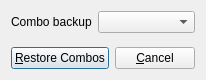
<?xml version="1.0" encoding="UTF-8"?>
<ui version="4.0">
 <class>BackupRestoreDialog</class>
 <widget class="QDialog" name="BackupRestoreDialog">
  <property name="geometry">
   <rect>
    <x>0</x>
    <y>0</y>
    <width>182</width>
    <height>80</height>
   </rect>
  </property>
  <property name="windowTitle">
   <string>Restore Combo Backup</string>
  </property>
  <layout class="QVBoxLayout" name="verticalLayout">
   <item>
    <layout class="QHBoxLayout" name="horizontalLayout_2" stretch="0,1">
     <item>
      <widget class="QLabel" name="labelBackup">
       <property name="text">
        <string>Combo backup</string>
       </property>
      </widget>
     </item>
     <item>
      <widget class="QComboBox" name="comboBackup">
       <property name="sizeAdjustPolicy">
        <enum>QComboBox::AdjustToContents</enum>
       </property>
      </widget>
     </item>
    </layout>
   </item>
   <item>
    <spacer name="verticalSpacer">
     <property name="orientation">
      <enum>Qt::Vertical</enum>
     </property>
     <property name="sizeHint" stdset="0">
      <size>
       <width>20</width>
       <height>0</height>
      </size>
     </property>
    </spacer>
   </item>
   <item>
    <layout class="QHBoxLayout" name="horizontalLayout">
     <item>
      <spacer name="horizontalSpacer">
       <property name="orientation">
        <enum>Qt::Horizontal</enum>
       </property>
       <property name="sizeHint" stdset="0">
        <size>
         <width>40</width>
         <height>5</height>
        </size>
       </property>
      </spacer>
     </item>
     <item>
      <widget class="QPushButton" name="buttonRestore">
       <property name="text">
        <string>&amp;Restore Combos</string>
       </property>
      </widget>
     </item>
     <item>
      <widget class="QPushButton" name="buttonCancel">
       <property name="text">
        <string>&amp;Cancel</string>
       </property>
      </widget>
     </item>
    </layout>
   </item>
  </layout>
 </widget>
 <resources/>
 <connections/>
</ui>
